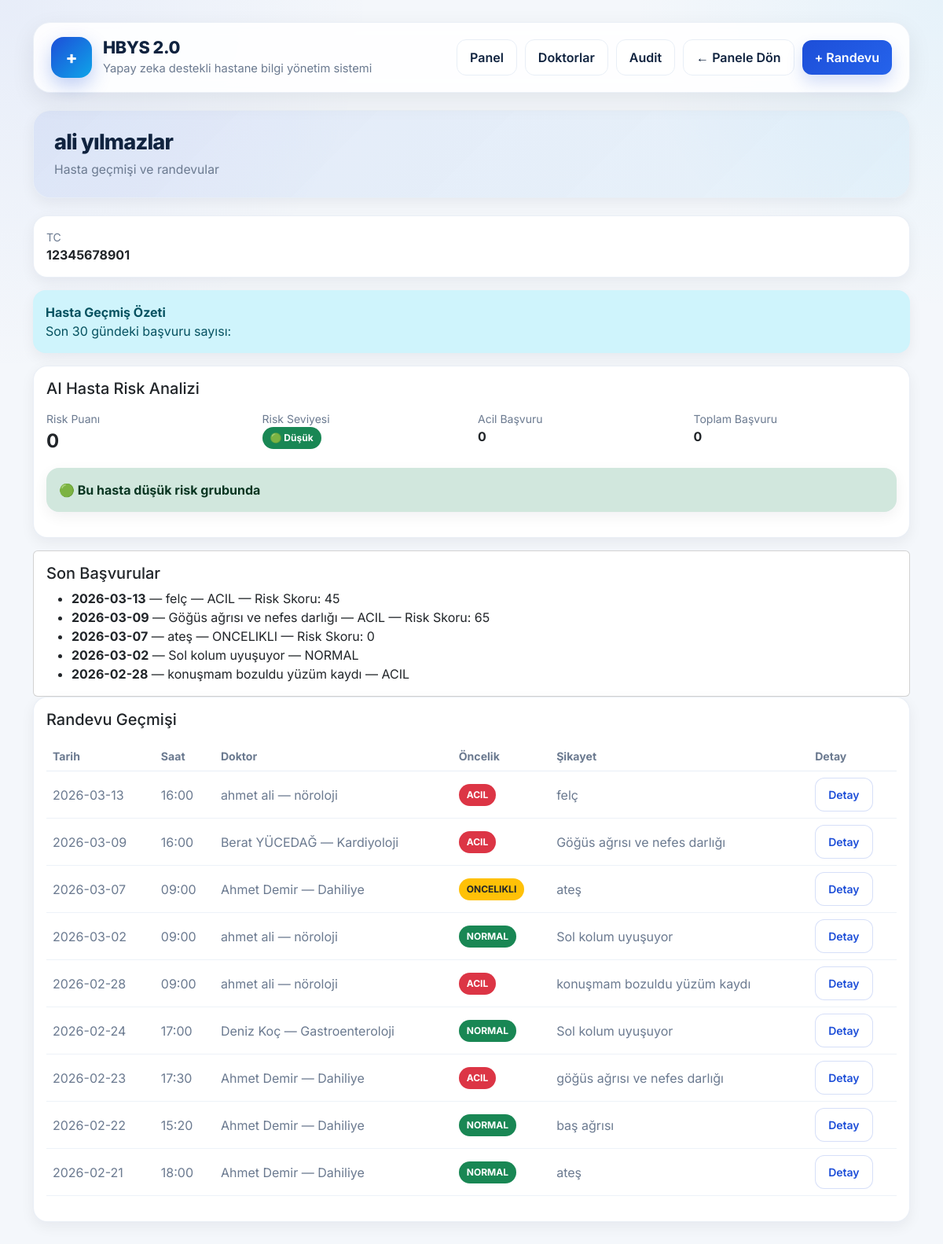
Page /hasta/2 (signed in) on the committed database.
### tables this page shows
CREATE TABLE hastalar (
        id INTEGER PRIMARY KEY AUTOINCREMENT,
        ad TEXT,
        soyad TEXT,
        tc TEXT
    , dogum_yili INTEGER, cinsiyet TEXT);

CREATE TABLE randevular (
        id INTEGER PRIMARY KEY AUTOINCREMENT,
        hasta_id INTEGER,
        tarih TEXT,
        saat TEXT
    , doktor_id INTEGER, sikayet TEXT, aciliyet TEXT, risk_skor INTEGER, klinik_not TEXT, yas INTEGER, ates REAL, nabiz INTEGER, sistolik INTEGER, diyastolik INTEGER, spo2 INTEGER, kronik_hastalik TEXT, alerji TEXT, kkds_risk TEXT, kkds_oneri TEXT, kkds_tetkik TEXT, kkds_kirmizi_bayrak TEXT);

CREATE TABLE doktorlar (
        id INTEGER PRIMARY KEY AUTOINCREMENT,
        ad TEXT,
        soyad TEXT,
        brans TEXT
    );

### site.py (the view)
@app.route("/hasta/<int:id>")
@login_required
def hasta_detay(id):
    conn = get_conn()
    cur = conn.cursor()
    cur.execute("SELECT * FROM hastalar WHERE id = ?", (id,))
    hasta = cur.fetchone()
    if not hasta:
        conn.close()
        return redirect("/panel")
    cur.execute("""
    SELECT r.id as rid,
           r.tarih,
           r.saat,
           r.sikayet,
           r.aciliyet,
           r.risk_skor,
           r.klinik_not,
           r.kkds_kirmizi_bayrak,
           d.ad as dad,
           d.soyad as dsoyad,
           d.brans as dbrans
    FROM randevular r
    LEFT JOIN doktorlar d ON r.doktor_id = d.id
    WHERE r.hasta_id = ?
    ORDER BY r.tarih DESC, r.saat DESC
""", (id,))
    randevular = cur.fetchall()
    cur.execute("""
        SELECT COUNT(*) as adet
        FROM randevular
        WHERE hasta_id = ?
          AND tarih >= date('now', '-30 day')
    """, (id,))
    son30 = cur.fetchone()["adet"]
    cur.execute("""
        SELECT sikayet, tarih, aciliyet, risk_skor
        FROM randevular
        WHERE hasta_id = ?
        ORDER BY tarih DESC, saat DESC
        LIMIT 5
    """, (id,))
    son_basvurular = cur.fetchall()
    hasta_uyarilari = []
    if son30 >= 3:
        hasta_uyarilari.append(f"Bu hasta son 30 günde {son30} kez başvurdu. Sık başvuran hasta olabilir.")
    kritik_kelimeler = {
        "gogus agrisi": "Tekrarlayan göğüs ağrısı başvuruları mevcut.",
        "nefes darligi": "Tekrarlayan nefes darlığı başvuruları mevcut.",
        "uyusma": "Tekrarlayan uyuşma şikayeti mevcut.",
        "konusma bozuk": "Tekrarlayan konuşma bozukluğu şikayeti mevcut.",
        "yuz kaymasi": "Tekrarlayan yüz kayması şikayeti mevcut.",
        "ates": "Tekrarlayan ateş başvuruları mevcut."
    }
    son_sikayetler_text = " | ".join([normalize_text(r["sikayet"] or "") for r in son_basvurular])
    for anahtar, mesaj in kritik_kelimeler.items():
        if son_sikayetler_text.count(anahtar) >= 2:
            hasta_uyarilari.append(mesaj)
    hasta_risk_ozeti = hasta_risk_tahmin_motoru(id)
    conn.close()
    return render_template("hasta_detay.html", hasta=hasta, randevular=randevular, son30=son30, son_basvurular=son_basvurular, hasta_uyarilari=hasta_uyarilari, hasta_risk_ozeti=hasta_risk_ozeti)

### site.py (called while the page is built)
def get_conn():
    conn = sqlite3.connect(DB_NAME)
    conn.row_factory = sqlite3.Row  # dict gibi erişim
    return conn

def normalize_text(s: str) -> str:
    s = (s or "").lower()
    s = (s.replace("ı", "i").replace("ğ", "g").replace("ü", "u")
           .replace("ş", "s").replace("ö", "o").replace("ç", "c"))
    s = re.sub(r"\s+", " ", s).strip()
    return s

def hesapla_yas(dogum_yili):
    try:
        return date.today().year - int(dogum_yili)
    except:
        return None

def login_required(f):
    @wraps(f)
    def decorated(*args, **kwargs):
        if not session.get("user_id"):
            return redirect("/?hata=Önce giriş yapmalısın.")
        return f(*args, **kwargs)
    return decorated

### templates/hasta_detay.html (shortened to what this page needs)
{% extends "base.html" %}
{% block page_title %}{{ hasta["ad"] }} {{ hasta["soyad"] }}{% endblock %}
{% block page_subtitle %}Hasta geçmişi ve randevular{% endblock %}
{% block top_actions %}
<a class="btn btn-outline-secondary" href="/panel">← Panele Dön</a>
<a class="btn btn-primary" href="/randevu_ekle">+ Randevu</a>
{% endblock %}
{% block content %}
<div class="card card-soft mb-3">
  <div class="card-body">
    <div class="text-muted small">TC</div>
    <div class="fw-bold">{{ hasta["tc"] }}</div>
  </div>
</div>
<div class="alert alert-info">
  <b>Hasta Geçmiş Özeti</b><br>
  Son 30 gündeki başvuru sayısı: <b>{{ son_30 }}</b>
</div>
<div class="card card-soft mb-3">
  <div class="card-body">
    <h5 class="mb-3">AI Hasta Risk Analizi</h5>
    {% if hasta_risk_ozeti %}
    <div class="row g-3">
      <div class="col-md-3">
        <div class="text-muted small">Risk Puanı</div>
        <div class="fw-bold fs-4">{{ hasta_risk_ozeti["puan"] }}</div>
      </div>
      <div class="col-md-3">
        <div class="text-muted small">Risk Seviyesi</div>
        <div>
          {% if hasta_risk_ozeti["seviye"] == "KRITIK" %}
            <span class="badge bg-danger">🚨 Kritik</span>
          {% elif hasta_risk_ozeti["seviye"] == "YUKSEK" %}
            <span class="badge bg-warning text-dark">⚠ Yüksek</span>
          {% elif hasta_risk_ozeti["seviye"] == "ORTA" %}
            <span class="badge bg-info text-dark">🟡 Orta</span>
          {% else %}
            <span class="badge bg-success">🟢 Düşük</span>
          {% endif %}
        </div>
      </div>
      <div class="col-md-3">
        <div class="text-muted small">Acil Başvuru</div>
        <div class="fw-bold">{{ hasta_risk_ozeti["acil_sayisi"] }}</div>
      </div>
      <div class="col-md-3">
        <div class="text-muted small">Toplam Başvuru</div>
        <div class="fw-bold">{{ hasta_risk_ozeti["toplam_basvuru"] }}</div>
      </div>
    </div>
    <div class="alert mt-3
      {% if hasta_risk_ozeti['seviye'] == 'KRITIK' %}alert-danger
      {% elif hasta_risk_ozeti['seviye'] == 'YUKSEK' %}alert-warning
      {% elif hasta_risk_ozeti['seviye'] == 'ORTA' %}alert-info
      {% else %}alert-success
      {% endif %}">
      <b>{{ hasta_risk_ozeti["mesaj"] }}</b>
    </div>
    {% else %}
    <div class="text-muted">Risk analizi oluşturulamadı.</div>
    {% endif %}
  </div>
</div>
{% if son_basvurular %}
<div class="card mt-3">
  <div class="card-body">
    <h5 class="card-title">Son Başvurular</h5>
    <ul class="mb-0">
      {% for r in son_basvurular %}
      <li>
        <b>{{ r['tarih'] }}</b> — {{ r['sikayet'] or '-' }}
        {% if r['aciliyet'] %}
          — <span>{{ r['aciliyet'] }}</span>
        {% endif %}
        {% if r['risk_skor'] is not none %}
          — Risk Skoru: {{ r['risk_skor'] }}
        {% endif %}
      </li>
      {% endfor %}
    </ul>
  </div>
</div>
{% endif %}
<div class="card card-soft">
  <div class="card-body">
    <h5 class="mb-3">Randevu Geçmişi</h5>
    <div class="table-responsive">
      <table class="table align-middle">
        <thead>
          <tr>
            <th>Tarih</th>
            <th>Saat</th>
            <th>Doktor</th>
            <th>Öncelik</th>
            <th>Şikayet</th>
            <th>Detay</th>
          </tr>
        </thead>
<tbody>
  {% for r in randevular %}
  <tr>
    <td class="text-muted">{{ r["tarih"] }}</td>
    <td class="text-muted">{{ r["saat"] }}</td>
    <td class="text-muted">
      {% if r["dad"] %}
        {{ r["dad"] }} {{ r["dsoyad"] }} — {{ r["dbrans"] }}
      {% else %}
        -
      {% endif %}
    </td>
    <td>
      {% set a = (r["aciliyet"] or "NORMAL") %}
      <span class="badge rounded-pill
        {% if a == 'ACIL' %} bg-danger
        {% elif a == 'ONCELIKLI' %} bg-warning text-dark
        {% else %} bg-success
        {% endif %}">
        {{ a }}
      </span>
    </td>
    <td class="text-muted">{{ r["sikayet"] }}</td>
    <td>
      <button class="btn btn-sm btn-outline-primary" type="button"
              data-bs-toggle="collapse"
              data-bs-target="#detay{{ r['rid'] }}"
              aria-expanded="false"
              aria-controls="detay{{ r['rid'] }}">
        Detay
      </button>
    </td>
  </tr>
  {% endfor %}
</tbody>
      </table>
    </div>
  </div>
</div>
{% endblock %}

### templates/base.html (style rules this page uses)
:root { --bg: #f4f7fb; --surface: #ffffff; --surface-2: #f8fbff; --text: #10233f; --muted: #6b7a90; --border: #e8eef6; --primary: #1d4ed8; --primary-dark: #163ea9; --success: #16a34a; --warning: #f59e0b; --danger: #dc2626; --shadow: 0 10px 30px rgba(15, 23, 42, 0.08); --shadow-soft: 0 6px 18px rgba(15, 23, 42, 0.06); --radius: 18px; }
* { box-sizing: border-box; }
body { margin: 0; font-family: "Inter", sans-serif; background: radial-gradient(circle at top left, rgba(29, 78, 216, 0.06), transparent 24%), radial-gradient(circle at top right, rgba(14, 165, 233, 0.06), transparent 20%), var(--bg); color: var(--text); }
a { text-decoration: none; }
.btn { border-radius: 12px; font-weight: 600; padding: 10px 16px; transition: all 0.18s ease; }
.btn-primary { background: linear-gradient(135deg, var(--primary), #2563eb); border: none; box-shadow: 0 10px 20px rgba(29, 78, 216, 0.18); }
.btn-outline-secondary { border: 1px solid var(--border); color: var(--text); background: #fff; }
.btn-outline-primary { border: 1px solid rgba(29, 78, 216, 0.18); color: var(--primary); background: #fff; }
.card-soft { background: var(--surface); border: 1px solid rgba(232, 238, 246, 0.9); border-radius: var(--radius); box-shadow: var(--shadow-soft); }
.table { --bs-table-bg: transparent; }
.table thead th { color: var(--muted); font-size: 0.88rem; font-weight: 700; border-bottom-color: var(--border); }
.table tbody td { vertical-align: middle; border-bottom-color: #edf2f8; }
.alert { border: none; border-radius: 16px; box-shadow: var(--shadow-soft); }
.badge { border-radius: 999px; padding: 8px 10px; font-weight: 700; }
.text-muted { color: var(--muted) !important; }

### rows in the picture
hastalar: ad "ali", soyad "yılmazlar", tc "12345678901"
randevular: tarih "2026-03-13", sikayet "felç", aciliyet "ACIL", risk_skor "45", saat "16:00", dad "ahmet", dsoyad "ali", dbrans "nöroloji"
randevular: tarih "2026-03-09", sikayet "Göğüs ağrısı ve nefes darlığı", aciliyet "ACIL", risk_skor "65", saat "16:00", dad "Berat", dsoyad "YÜCEDAĞ", dbrans "Kardiyoloji"
randevular: tarih "2026-03-07", sikayet "ateş", aciliyet "ONCELIKLI", risk_skor "0", saat "09:00", dad "Ahmet", dsoyad "Demir", dbrans "Dahiliye"
randevular: tarih "2026-03-02", sikayet "Sol kolum uyuşuyor", aciliyet "NORMAL", saat "09:00", dad "ahmet", dsoyad "ali", dbrans "nöroloji"
randevular: tarih "2026-02-28", sikayet "konuşmam bozuldu yüzüm kaydı", aciliyet "ACIL", saat "09:00", dad "ahmet", dsoyad "ali", dbrans "nöroloji"
randevular: tarih "2026-02-24", saat "17:00", dad "Deniz", dsoyad "Koç", dbrans "Gastroenteroloji", aciliyet "NORMAL", sikayet "Sol kolum uyuşuyor"
randevular: tarih "2026-02-23", saat "17:30", dad "Ahmet", dsoyad "Demir", dbrans "Dahiliye", aciliyet "ACIL", sikayet "göğüs ağrısı ve nefes darlığı"
randevular: tarih "2026-02-22", saat "15:20", dad "Ahmet", dsoyad "Demir", dbrans "Dahiliye", a "NORMAL", sikayet "baş ağrısı"
randevular: tarih "2026-02-21", saat "18:00", dad "Ahmet", dsoyad "Demir", dbrans "Dahiliye", a "NORMAL", sikayet "ateş"

### other values in the picture
{{ hasta_risk_ozeti["puan"] }} "0"
{{ hasta_risk_ozeti["acil_sayisi"] }} "0"
{{ hasta_risk_ozeti["toplam_basvuru"] }} "0"
{{ hasta_risk_ozeti["mesaj"] }} "🟢 Bu hasta düşük risk grubunda"
